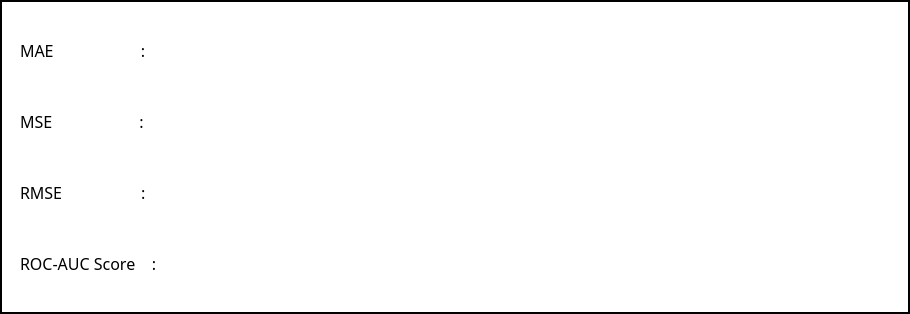
        <widget class="QFrame" name="frame_evaluation_DT">
         <property name="geometry">
          <rect>
           <x>40</x>
           <y>645</y>
           <width>910</width>
           <height>314</height>
          </rect>
         </property>
         <property name="font">
          <font>
           <family>Segoe UI</family>
           <pointsize>15</pointsize>
           <weight>75</weight>
           <bold>true</bold>
          </font>
         </property>
         <property name="styleSheet">
          <string notr="true">background-color: rgb(255, 255, 255);</string>
         </property>
         <property name="frameShape">
          <enum>QFrame::WinPanel</enum>
         </property>
         <widget class="QLineEdit" name="lineEdit_MAE_DT">
          <property name="geometry">
           <rect>
            <x>240</x>
            <y>35</y>
            <width>411</width>
            <height>31</height>
           </rect>
          </property>
          <property name="styleSheet">
           <string notr="true">color: rgb(151, 30, 30);</string>
          </property>
          <property name="frame">
           <bool>false</bool>
          </property>
         </widget>
         <widget class="QLineEdit" name="lineEdit_MSE_DT">
          <property name="geometry">
           <rect>
            <x>240</x>
            <y>106</y>
            <width>411</width>
            <height>31</height>
           </rect>
          </property>
          <property name="styleSheet">
           <string notr="true">color: rgb(151, 30, 30);</string>
          </property>
          <property name="frame">
           <bool>false</bool>
          </property>
         </widget>
         <widget class="QLineEdit" name="lineEdit_RMSE_DT">
          <property name="geometry">
           <rect>
            <x>240</x>
            <y>177</y>
            <width>411</width>
            <height>31</height>
           </rect>
          </property>
          <property name="styleSheet">
           <string notr="true">color: rgb(151, 30, 30);</string>
          </property>
          <property name="frame">
           <bool>false</bool>
          </property>
         </widget>
         <widget class="QLineEdit" name="lineEdit_ROC_DT">
          <property name="geometry">
           <rect>
            <x>240</x>
            <y>248</y>
            <width>411</width>
            <height>31</height>
           </rect>
          </property>
          <property name="styleSheet">
           <string notr="true">color: rgb(151, 30, 30);</string>
          </property>
          <property name="frame">
           <bool>false</bool>
          </property>
         </widget>
         <widget class="QLabel" name="label_137">
          <property name="geometry">
           <rect>
            <x>20</x>
            <y>35</y>
            <width>175</width>
            <height>31</height>
           </rect>
          </property>
          <property name="font">
           <font>
            <family>Segoe UI Semibold</family>
            <pointsize>12</pointsize>
            <weight>50</weight>
            <bold>false</bold>
           </font>
          </property>
          <property name="styleSheet">
           <string notr="true">color: rgb(0, 0, 0);</string>
          </property>
          <property name="text">
           <string>MAE                     :</string>
          </property>
          <property name="scaledContents">
           <bool>true</bool>
          </property>
         </widget>
         <widget class="QLabel" name="label_138">
          <property name="geometry">
           <rect>
            <x>20</x>
            <y>106</y>
            <width>175</width>
            <height>31</height>
           </rect>
          </property>
          <property name="font">
           <font>
            <family>Segoe UI Semibold</family>
            <pointsize>12</pointsize>
            <weight>50</weight>
            <bold>false</bold>
           </font>
          </property>
          <property name="styleSheet">
           <string notr="true">color: rgb(0, 0, 0);</string>
          </property>
          <property name="text">
           <string>MSE                     :</string>
          </property>
          <property name="scaledContents">
           <bool>true</bool>
          </property>
         </widget>
         <widget class="QLabel" name="label_139">
          <property name="geometry">
           <rect>
            <x>20</x>
            <y>177</y>
            <width>175</width>
            <height>31</height>
           </rect>
          </property>
          <property name="font">
           <font>
            <family>Segoe UI Semibold</family>
            <pointsize>12</pointsize>
            <weight>50</weight>
            <bold>false</bold>
           </font>
          </property>
          <property name="styleSheet">
           <string notr="true">color: rgb(0, 0, 0);</string>
          </property>
          <property name="text">
           <string>RMSE                   :</string>
          </property>
          <property name="scaledContents">
           <bool>true</bool>
          </property>
         </widget>
         <widget class="QLabel" name="label_140">
          <property name="geometry">
           <rect>
            <x>20</x>
            <y>248</y>
            <width>175</width>
            <height>31</height>
           </rect>
          </property>
          <property name="font">
           <font>
            <family>Segoe UI Semibold</family>
            <pointsize>12</pointsize>
            <weight>50</weight>
            <bold>false</bold>
           </font>
          </property>
          <property name="styleSheet">
           <string notr="true">color: rgb(0, 0, 0);</string>
          </property>
          <property name="text">
           <string>ROC-AUC Score    :</string>
          </property>
          <property name="scaledContents">
           <bool>true</bool>
          </property>
         </widget>
         <widget class="QLabel" name="label_141">
          <property name="geometry">
           <rect>
            <x>230</x>
            <y>30</y>
            <width>431</width>
            <height>41</height>
           </rect>
          </property>
          <property name="text">
           <string/>
          </property>
          <property name="pixmap">
           <pixmap>../Images/text_label.png</pixmap>
          </property>
          <property name="scaledContents">
           <bool>true</bool>
          </property>
         </widget>
         <widget class="QLabel" name="label_142">
          <property name="geometry">
           <rect>
            <x>230</x>
            <y>101</y>
            <width>431</width>
            <height>41</height>
           </rect>
          </property>
          <property name="text">
           <string/>
          </property>
          <property name="pixmap">
           <pixmap>../Images/text_label.png</pixmap>
          </property>
          <property name="scaledContents">
           <bool>true</bool>
          </property>
         </widget>
         <widget class="QLabel" name="label_143">
          <property name="geometry">
           <rect>
            <x>230</x>
            <y>172</y>
            <width>431</width>
            <height>41</height>
           </rect>
          </property>
          <property name="text">
           <string/>
          </property>
          <property name="pixmap">
           <pixmap>../Images/text_label.png</pixmap>
          </property>
          <property name="scaledContents">
           <bool>true</bool>
          </property>
         </widget>
         <widget class="QLabel" name="label_144">
          <property name="geometry">
           <rect>
            <x>230</x>
            <y>243</y>
            <width>431</width>
            <height>41</height>
           </rect>
          </property>
          <property name="text">
           <string/>
          </property>
          <property name="pixmap">
           <pixmap>../Images/text_label.png</pixmap>
          </property>
          <property name="scaledContents">
           <bool>true</bool>
          </property>
         </widget>
         <zorder>label_142</zorder>
         <zorder>label_141</zorder>
         <zorder>label_144</zorder>
         <zorder>label_143</zorder>
         <zorder>lineEdit_MAE_DT</zorder>
         <zorder>lineEdit_MSE_DT</zorder>
         <zorder>lineEdit_RMSE_DT</zorder>
         <zorder>lineEdit_ROC_DT</zorder>
         <zorder>label_137</zorder>
         <zorder>label_138</zorder>
         <zorder>label_139</zorder>
         <zorder>label_140</zorder>
        </widget>
